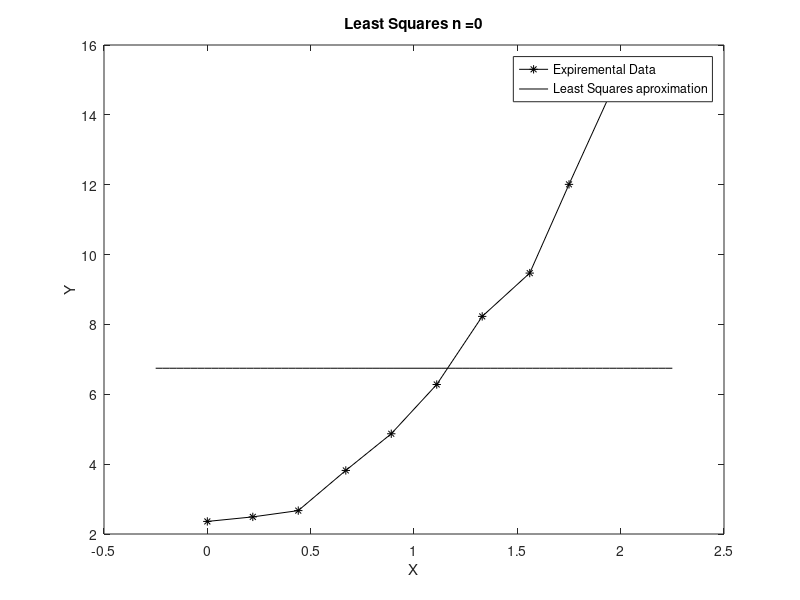
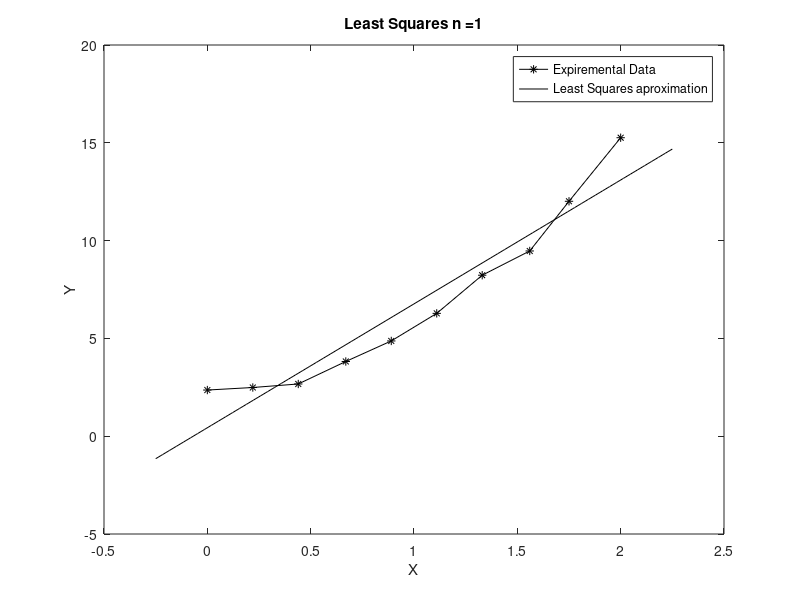
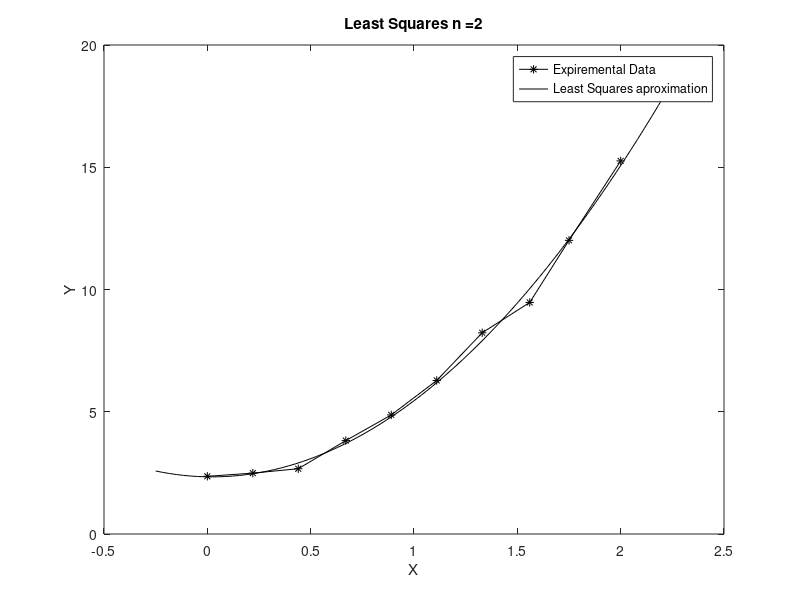
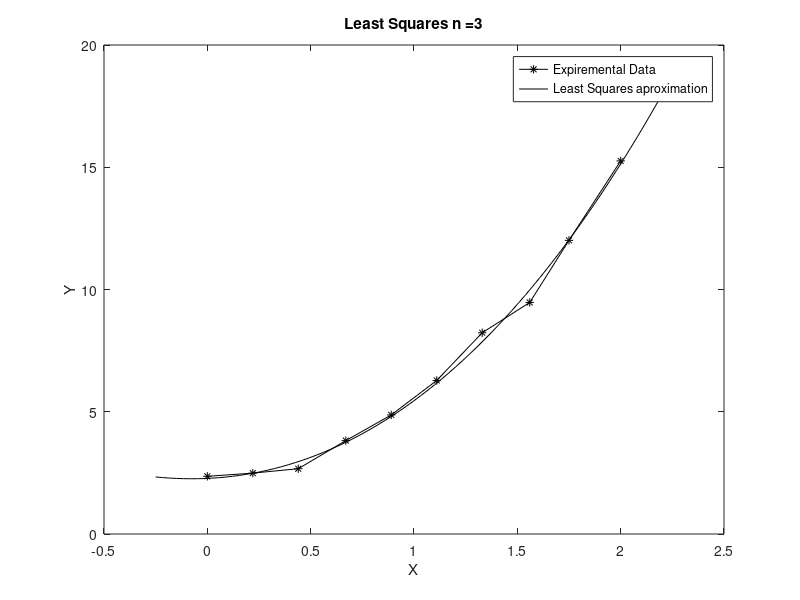

MATLAB code to generate these figures, in order:
experimentalXValues = transpose([0 .22 .44 .67 .89 1.11 1.33 1.56 1.75 2]);
experimentalYValues = transpose([2.36 2.49 2.67 3.82 4.87 6.28 8.23 9.47 12.01 15.26]);
PHI = zeros(10,1);
plot_x_count = 75;

y_aproximated_forPlot =  zeros(1,plot_x_count);
xPolyNomial = linspace(-.25,2.25,plot_x_count);
y_aproximated = zeros(10,1);

for n = 0:9
    A = ones(10, n+1);
    
    for j = 0:n
        A(:,j+1) = experimentalXValues.^(n-j);
    end
    a = inv(transpose(A)*A) * transpose(A)*experimentalYValues;
    
    for j = 1:10
        y_polyNomialParts = zeros(1,n+1);
        for i = 0:n
            y_polyNomialParts(i+1) = a(i+1)*experimentalXValues(j)^(n-i);
        end
        y_aproximated(j) = sum(y_polyNomialParts);
    end
    
    PHI(n+1) = sum((experimentalYValues - y_aproximated).^2);
    
    
    for j = 1:plot_x_count % calculate a bunch for a nicer plot
        y_polyNomialParts = zeros(1,n+1);
        for i = 0:n
            y_polyNomialParts(i+1) = a(i+1)*xPolyNomial(j)^(n-i);
        end
        y_aproximated_forPlot(j) = sum(y_polyNomialParts);
    end
    plot(experimentalXValues,experimentalYValues,'-k*',xPolyNomial, y_aproximated_forPlot,'-k')
    title(sprintf('Least Squares n =%d',n))
    legend('Expiremental Data', 'Least Squares aproximation');
    xlabel('X')
    ylabel('Y')
    saveas(gcf,sprintf('Least_Squares_nequal%d.png',n));
end

plot(linspace(0,9,10),PHI,'*')
title('PHI vs n');
xlabel('PHI_n')
ylabel('n')
saveas(gcf,'phivsn.png');